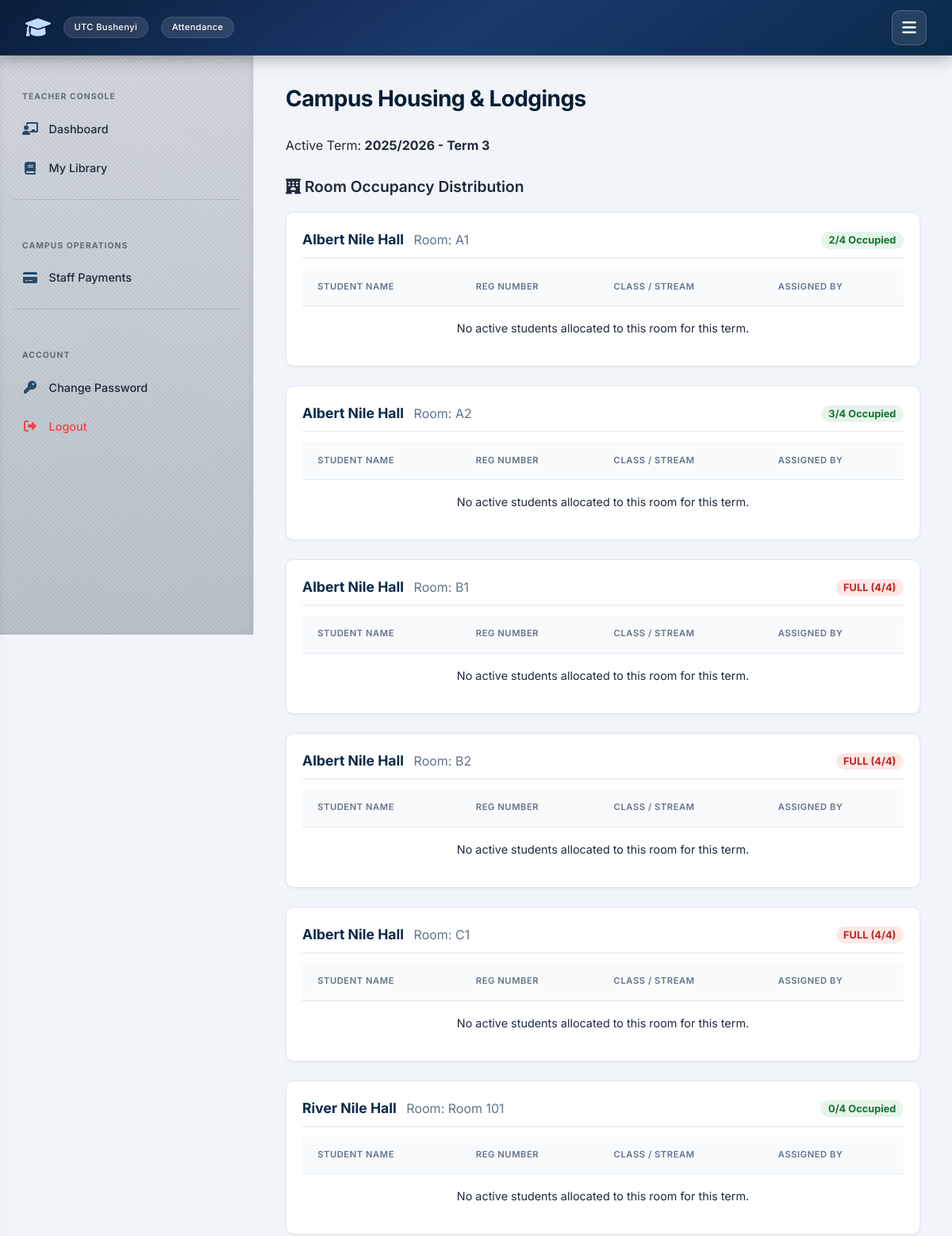
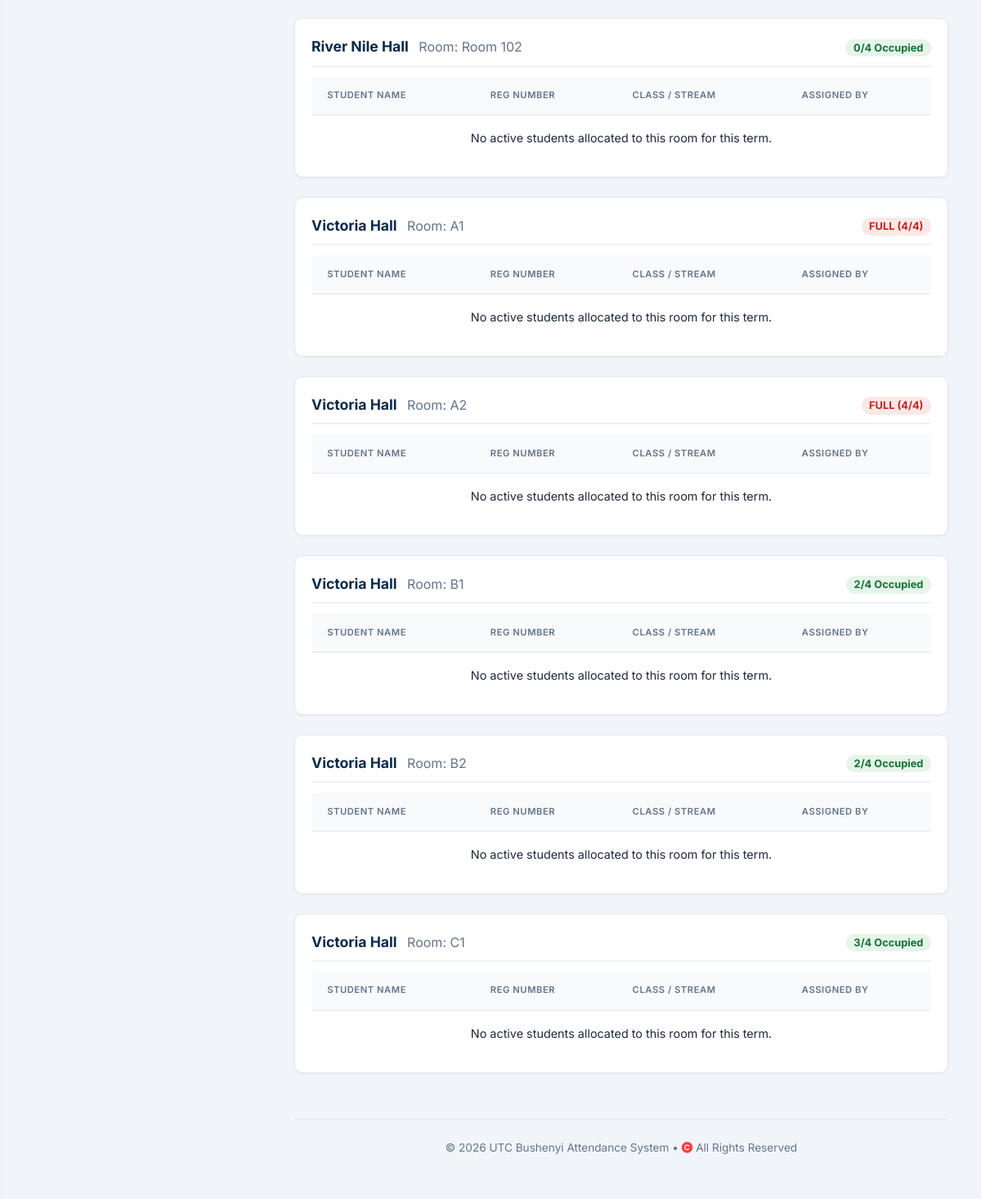
Screenshot of /lodgings/ (signed in) with the database file from the repository (2 pictures, top to bottom).
### attendance/models.py (models this page shows, shortened)
class AcademicTerm(models.Model):
    TERM_CHOICES = [
        ('TERM_1', 'Term 1'),
        ('TERM_2', 'Term 2'),
        ('TERM_3', 'Term 3'),
        ('RECESS', 'Recess Term'),
    ]
    academic_year = models.CharField(max_length=9, help_text="E.g., 2025/2026, 2026/2027")
    term = models.CharField(max_length=10, choices=TERM_CHOICES)
    start_date = models.DateField()
    end_date = models.DateField()
    is_current = models.BooleanField(default=False, help_text="Designates if this is the active operational term")
    class Meta:
        unique_together = ('academic_year', 'term')
        verbose_name = "Academic Term"
        verbose_name_plural = "Academic Terms"

class Room(models.Model):
    hostel = models.ForeignKey(Hostel, on_delete=models.CASCADE, related_name='rooms')
    name_or_number = models.CharField(max_length=50)
    capacity = models.PositiveIntegerField(default=4)

class Hostel(models.Model):
    name = models.CharField(max_length=255, unique=True)
    location = models.CharField(max_length=255, blank=True)

### attendance/views_users.py (the view, shortened to what this page needs)
# urls.py: path('lodgings/', views_users.view_lodgings, name='view_lodgings'),
@login_required
def view_lodgings(request):
    user = request.user
    current_term = AcademicTerm.objects.filter(is_current=True).first()
    is_management = user.role in [User.IS_ADMIN, User.IS_WARDEN]
    hostels = Hostel.objects.all()
    if current_term:
        allocations_qs = RoomAllocation.objects.filter(term=current_term).select_related('student__stream', 'allocated_by')
        term_filter = Q(allocations__term=current_term)
    else:
        allocations_qs = RoomAllocation.objects.all().select_related('student__stream', 'allocated_by')
        term_filter = Q()
        messages.warning(request, "System Notice: No active academic term is flagged as current. Displaying all historical records.")
    if user.role == User.IS_STUDENT:
        allocations_qs = allocations_qs.filter(student__user=user)
    elif user.role == User.IS_TEACHER:
        teacher_streams = TimetableEntry.objects.filter(
            batch__is_active=True, teacher__user=user
        ).values_list('stream_id', flat=True)
        allocations_qs = allocations_qs.filter(student__stream_id__in=teacher_streams)
    elif is_management:
        pass
    else:
        raise PermissionDenied("You do not have access to view student lodgings.")
    departments = Department.objects.all()
    courses = Course.objects.all()
    streams = Stream.objects.all()
    rooms_with_occupancy = Room.objects.annotate(
        current_occupancy=Count('allocations', filter=term_filter)
    ).prefetch_related(
        Prefetch('allocations', queryset=allocations_qs, to_attr='term_allocations')
    ).select_related('hostel').order_by('hostel__name', 'name_or_number')
    if is_management:
        allocated_student_ids = RoomAllocation.objects.filter(term=current_term).values_list('student_id', flat=True) if current_term else []
        unallocated_students = StudentProfile.objects.exclude(pk__in=allocated_student_ids).select_related(
            'course__department', 'stream'
        ).order_by('name')
    else:
        unallocated_students = StudentProfile.objects.none()
    context = {
        'hostels': hostels,
        'rooms': rooms_with_occupancy,
        'is_management': is_management,
        'departments': departments,
        'courses': courses,
        'streams': streams,
        'unallocated_students': unallocated_students,
        'current_term': current_term,
    }
    return render(request, 'attendance/view_lodgings.html', context)

### templates/attendance/view_lodgings.html (shortened to what this page needs)
{% extends 'attendance/base.html' %}
{% block content %}
<div class="toolbar">
    <div>
        <h2>Campus Housing & Lodgings</h2>
        <p class="text-muted">Active Term: <strong>{{ current_term.academic_year }} - {{ current_term.get_term_display }}</strong></p>
    </div>
</div>
<div class="lodging-grid {% if is_management %}has-sidebar{% endif %}">
    <div class="main-content-stream">
        <h3 style="margin-bottom: 1rem;"><i class="fas fa-hotel"></i> Room Occupancy Distribution</h3>
        {% for room in rooms %}
        <div class="room-card-box">
            <div class="room-card-header">
                <div>
                    <strong style="font-size: 1.1rem; color: var(--primary);">{{ room.hostel.name }}</strong>
                    <span style="color: var(--text-muted); margin-left: 0.5rem;">Room: {{ room.name_or_number }}</span>
                </div>
                <div>
                    {% if room.current_occupancy >= room.capacity %}
                        <span class="occupancy-badge badge-full">FULL ({{ room.current_occupancy }}/{{ room.capacity }})</span>
                    {% else %}
                        <span class="occupancy-badge badge-vacant">{{ room.current_occupancy }}/{{ room.capacity }} Occupied</span>
                    {% endif %}
                </div>
            </div>
            <table class="table" style="margin: 0; font-size: 0.9rem;">
                <thead>
                    <tr>
                        <th>Student Name</th>
                        <th>Reg Number</th>
                        <th>Class / Stream</th>
                        <th>Assigned By</th>
                    </tr>
                </thead>
                <tbody>
                    {% for allocation in room.term_allocations %}
                    <tr>
                        <td><strong>{{ allocation.student.name }}</strong></td>
                        <td>{{ allocation.student.reg_number }}</td>
                        <td>{{ allocation.student.stream.name }}</td>
                        <td><small>{{ allocation.allocated_by.username }}</small></td>
                    </tr>
                    {% empty %}
                    <tr>
                        <td colspan="4" class="text-muted" style="text-align: center; padding: 1rem;">No active students allocated to this room for this term.</td>
                    </tr>
                    {% endfor %}
                </tbody>
            </table>
        </div>
        {% endfor %}
    </div>
</div>
{% endblock %}

### static/style.css (style rules this page uses)
:root { --primary: #0f3b3e; --primary-dark: #0c4e6d ; --primary-light: #e6f4f1; --secondary: #2c6e6b; --accent: #3b82f6; --success: #10b981; --success-light: #d1fae5; --danger: #ef4444; --danger-light: #fee2e2; --warning: #f59e0b; --warning-light: #fef3c7; --info: #3b82f6; --info-light: #dbeafe; --bg-main: #f1f5f9; --surface: #ffffff; --surface-hover: #f8fafc; --text-main: #0f172a; --text-muted: #64748b; --border: #e2e8f0; --shadow-sm: 0 1px 3px rgba(0,0,0,0.06); --shadow: 0 4px 12px rgba(0,0,0,0.08); --shadow-lg: 0 10px 30px rgba(0,0,0,0.12); --radius: 16px; --radius-sm: 10px; --transition: all 0.25s cubic-bezier(0.4, 0, 0.2, 1); --font: 'Inter', -apple-system, BlinkMacSystemFont, 'Segoe UI', Roboto, Helvetica, Arial, sans-serif; --nav-height: 70px; --sidebar-width: 320px; }
* { box-sizing: border-box; margin: 0; padding: 0; }
body { font-family: var(--font); background: var(--bg-main); color: var(--text-main); line-height: 1.6; min-height: 100vh; display: flex; flex-direction: column; }
h2 { font-size: 1.75rem; font-weight: 700; color: var(--primary-dark); margin-bottom: 1.5rem; letter-spacing: -0.02em; display: flex; align-items: center; gap: 0.75rem; }
h3 { font-size: 1.2rem; font-weight: 600; margin-bottom: 1rem; color: var(--text-main); }
table { width: 100%; border-collapse: collapse; font-size: 0.95rem; }
th, td { padding: 0.9rem 1.2rem; text-align: left; border-bottom: 1px solid var(--border); }
th { background: #f8fafc; font-weight: 600; color: var(--text-muted); text-transform: uppercase; font-size: 0.7rem; letter-spacing: 0.05em; }
tr:last-child td { border-bottom: none; }
tbody tr { transition: var(--transition); }

### templates/attendance/base.html (style rules this page uses)
:root { --primary: #0a2a4a; --primary-dark: #061e35; --primary-light: #e6eff9; --secondary: #1e3a6e; --accent: #3b82f6; --success: #3b82f6; --success-light: #dbeafe; --danger: #ef4444; --danger-light: #fee2e2; --warning: #f59e0b; --warning-light: #fef3c7; --info: #3b82f6; --info-light: #dbeafe; --bg-main: #f1f5f9; --surface: #ffffff; --surface-hover: #f8fafc; --text-main: #1e293b; --text-muted: #64748b; --border: #e2e8f0; --shadow-sm: 0 1px 3px rgba(0,0,0,0.06); --shadow: 0 4px 12px rgba(0,0,0,0.08); --shadow-lg: 0 10px 30px rgba(0,0,0,0.12); --radius: 16px; --radius-sm: 10px; --transition: all 0.25s cubic-bezier(0.4, 0, 0.2, 1); --font: 'Inter', -apple-system, BlinkMacSystemFont, 'Segoe UI', Roboto, Helvetica, Arial, sans-serif; --nav-height: 70px; --sidebar-width: 320px; }
* { box-sizing: border-box; margin: 0; padding: 0; }
body { font-family: var(--font); background: var(--bg-main); color: var(--text-main); line-height: 1.6; min-height: 100vh; display: flex; flex-direction: column; }
h2 { font-size: 1.75rem; font-weight: 700; color: var(--primary-dark); margin-bottom: 1.5rem; letter-spacing: -0.02em; display: flex; align-items: center; gap: 0.75rem; }
h3 { font-size: 1.2rem; font-weight: 600; margin-bottom: 1rem; color: var(--text-main); }
table { width: 100%; border-collapse: collapse; font-size: 0.95rem; }
th, td { padding: 0.9rem 1.2rem; text-align: left; border-bottom: 1px solid var(--border); }
th { background: #f8fafc; font-weight: 600; color: var(--text-muted); text-transform: uppercase; font-size: 0.7rem; letter-spacing: 0.05em; }

### templates/attendance/view_lodgings.html (style rules this page uses)
.lodging-grid { display: grid; grid-template-columns: 1fr; gap: 2rem; margin-top: 1.5rem; }
.room-card-box { background: var(--surface); border: 1px solid var(--border); border-radius: var(--radius-sm, 6px); padding: 1.25rem; margin-bottom: 1.5rem; box-shadow: var(--shadow-sm); }
.room-card-header { display: flex; justify-content: space-between; align-items: center; border-bottom: 2px solid #edf2f7; padding-bottom: 0.5rem; margin-bottom: 0.75rem; }
.occupancy-badge { padding: 0.2rem 0.6rem; font-size: 0.8rem; font-weight: 700; border-radius: 50px; }
.badge-vacant { background-color: #e6f4ea; color: #137333; }
.badge-full { background-color: #fce8e6; color: #c5221f; }

### rows the page displays
AcademicTerm: academic_year "2025/2026", term "Term 3"
Room: hostel.name "Albert Nile Hall", name_or_number "A1", current_occupancy "2", capacity "4"
Room: hostel.name "Albert Nile Hall", name_or_number "A2", current_occupancy "3", capacity "4"
Room: hostel.name "Albert Nile Hall", name_or_number "B1", current_occupancy "4", capacity "4"
Room: hostel.name "Albert Nile Hall", name_or_number "B2", current_occupancy "4", capacity "4"
Room: hostel.name "Albert Nile Hall", name_or_number "C1", current_occupancy "4", capacity "4"
Room: hostel.name "River Nile Hall", name_or_number "Room 101", current_occupancy "0", capacity "4"
Room: hostel.name "River Nile Hall", name_or_number "Room 102", current_occupancy "0", capacity "4"
Room: hostel.name "Victoria Hall", name_or_number "A1", current_occupancy "4", capacity "4"
Room: hostel.name "Victoria Hall", name_or_number "A2", current_occupancy "4", capacity "4"
Room: hostel.name "Victoria Hall", name_or_number "B1", current_occupancy "2", capacity "4"
Room: hostel.name "Victoria Hall", name_or_number "B2", current_occupancy "2", capacity "4"
Room: hostel.name "Victoria Hall", name_or_number "C1", current_occupancy "3", capacity "4"
